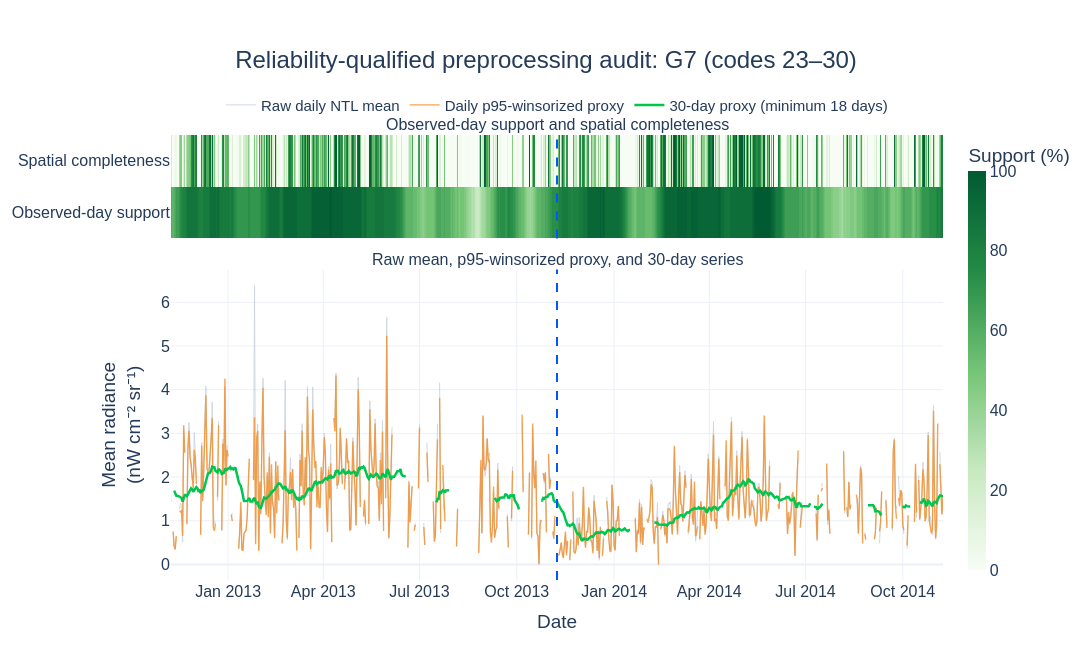

The notebook cell saved with this chart:
### Code cell
# ============================================================
# 6.2 G7 BEFORE/AFTER PREPROCESSING
# ============================================================

g7_prepared = rq_prepared[g7_label]

fig_g7_preprocessing = make_subplots(
    rows=2,
    cols=1,
    shared_xaxes=True,
    vertical_spacing=0.07,
    row_heights=[0.25, 0.75],
    subplot_titles=(
        "Observed-day support and spatial completeness",
        "Raw mean, p95-winsorized proxy, and 30-day series",
    ),
)

fig_g7_preprocessing.add_trace(
    go.Heatmap(
        x=g7_prepared.index,
        y=[
            "Observed-day support",
            "Spatial completeness",
        ],
        z=np.vstack(
            [
                g7_prepared["temporal_support_pct"].to_numpy(),
                g7_prepared["spatial_completeness_pct"].to_numpy(),
            ]
        ),
        coloraxis="coloraxis",
        zsmooth=False,
        hoverongaps=False,
    ),
    row=1,
    col=1,
)

for column, label, color, width, opacity in [
    ("NTL_mean", "Raw daily NTL mean", RQ_RAW_COLOR, 1.0, 0.55),
    (
        "ntl_p95_proxy_raw",
        "Daily p95-winsorized proxy",
        RQ_PROXY_COLOR,
        1.4,
        0.80,
    ),
    (
        "ntl_30d",
        f"30-day proxy (minimum {RQ_MIN_OBSERVED_DAYS_30D} days)",
        RQ_COLOR,
        2.5,
        1.00,
    ),
]:
    fig_g7_preprocessing.add_trace(
        go.Scatter(
            x=g7_prepared.index,
            y=g7_prepared[column],
            mode="lines",
            name=label,
            line=dict(
                color=color,
                width=width,
            ),
            opacity=opacity,
            connectgaps=False,
        ),
        row=2,
        col=1,
    )

for row_number in (1, 2):
    fig_g7_preprocessing.add_vline(
        x=EVENT_DATE.to_pydatetime(),
        line=dict(
            color=EVENT_LINE_COLOR,
            width=2,
            dash="dash",
        ),
        row=row_number,
        col=1,
    )

fig_g7_preprocessing.update_xaxes(
    range=[DISPLAY_START, DISPLAY_END],
    title_text="Date",
    row=2,
    col=1,
)

fig_g7_preprocessing.update_yaxes(
    title_text="Mean radiance<br>(nW cm⁻² sr⁻¹)",
    row=2,
    col=1,
)

fig_g7_preprocessing.update_layout(
    template="plotly_white",
    paper_bgcolor="rgba(0,0,0,0)",
    plot_bgcolor="white",
    width=1200,
    height=650,
    title=dict(
        text=f"Reliability-qualified preprocessing audit: {g7_label}",
        x=0.5,
        xanchor="center",
        font=dict(size=24),
    ),
    legend=dict(
        orientation="h",
        yanchor="bottom",
        y=1.03,
        xanchor="center",
        x=0.5,
        font=dict(size=15),
    ),
    coloraxis=dict(
        colorscale=SC_COLORSCALE,
        cmin=0,
        cmax=100,
        colorbar=dict(
            title="Support (%)",
            thickness=18,
        ),
    ),
    font=dict(
        family="Arial",
        size=16,
        color="#243B5A",
    ),
    margin=dict(l=105, r=90, t=135, b=70),
    hovermode="x unified",
)

fig_g7_preprocessing.show()

### Figure 1 — Plotly figure (JSON) as saved in the notebook; plotly's stock layout.template omitted (floating-point values rounded to 4 significant figures; data arrays with more than 128 entries replaced by an {"elided": "..."} marker saying what was removed)
{"data": [{"coloraxis": "coloraxis", "hoverongaps": false, "type": "heatmap", "x": {"elided": "1025 str values"}, "xaxis": "x", "y": ["Observed-day support", "Spatial completeness"], "yaxis": "y", "z": {"elided": "2x1025 float values"}, "zsmooth": false}, {"connectgaps": false, "line": {"color": "#A8B6CC", "width": 1}, "mode": "lines", "name": "Raw daily NTL mean", "opacity": 0.55, "type": "scatter", "x": {"elided": "1025 str values"}, "xaxis": "x2", "y": {"elided": "1025 float values"}, "yaxis": "y2"}, {"connectgaps": false, "line": {"color": "#F28E2B", "width": 1.4}, "mode": "lines", "name": "Daily p95-winsorized proxy", "opacity": 0.8, "type": "scatter", "x": {"elided": "1025 str values"}, "xaxis": "x2", "y": {"elided": "1025 float values"}, "yaxis": "y2"}, {"connectgaps": false, "line": {"color": "#00C54F", "width": 2.5}, "mode": "lines", "name": "30-day proxy (minimum 18 days)", "opacity": 1, "type": "scatter", "x": {"elided": "1025 str values"}, "xaxis": "x2", "y": {"elided": "1025 float values"}, "yaxis": "y2"}], "layout": {"annotations": [{"font": {"size": 16}, "showarrow": false, "text": "Observed-day support and spatial completeness", "x": 0.5, "xanchor": "center", "xref": "paper", "y": 1, "yanchor": "bottom", "yref": "paper"}, {"font": {"size": 16}, "showarrow": false, "text": "Raw mean, p95-winsorized proxy, and 30-day series", "x": 0.5, "xanchor": "center", "xref": "paper", "y": 0.6975, "yanchor": "bottom", "yref": "paper"}], "coloraxis": {"cmax": 100, "cmin": 0, "colorbar": {"thickness": 18, "title": {"text": "Support (%)"}}, "colorscale": [[0, "#F7FCF5"], [0.1, "#E5F5E0"], [0.25, "#C7E9C0"], [0.5, "#74C476"], [0.75, "#238B45"], [1, "#005A32"]]}, "font": {"color": "#243B5A", "family": "Arial", "size": 16}, "height": 650, "hovermode": "x unified", "legend": {"font": {"size": 15}, "orientation": "h", "x": 0.5, "xanchor": "center", "y": 1.03, "yanchor": "bottom"}, "margin": {"b": 70, "l": 105, "r": 90, "t": 135}, "paper_bgcolor": "rgba(0,0,0,0)", "plot_bgcolor": "white", "shapes": [{"line": {"color": "#0057FF", "dash": "dash", "width": 2}, "type": "line", "x0": "2013-11-08T00:00:00", "x1": "2013-11-08T00:00:00", "xref": "x", "y0": 0, "y1": 1, "yref": "y domain"}, {"line": {"color": "#0057FF", "dash": "dash", "width": 2}, "type": "line", "x0": "2013-11-08T00:00:00", "x1": "2013-11-08T00:00:00", "xref": "x2", "y0": 0, "y1": 1, "yref": "y2 domain"}], "title": {"font": {"size": 24}, "text": "Reliability-qualified preprocessing audit: G7 (codes 23–30)", "x": 0.5, "xanchor": "center"}, "width": 1200, "xaxis": {"anchor": "y", "domain": [0, 1], "matches": "x2", "showticklabels": false}, "xaxis2": {"anchor": "y2", "domain": [0, 1], "range": ["2012-11-08T00:00:00", "2014-11-08T00:00:00"], "title": {"text": "Date"}}, "yaxis": {"anchor": "x", "domain": [0.7675, 1]}, "yaxis2": {"anchor": "x2", "domain": [0, 0.6975], "title": {"text": "Mean radiance<br>(nW cm⁻² sr⁻¹)"}}}}
